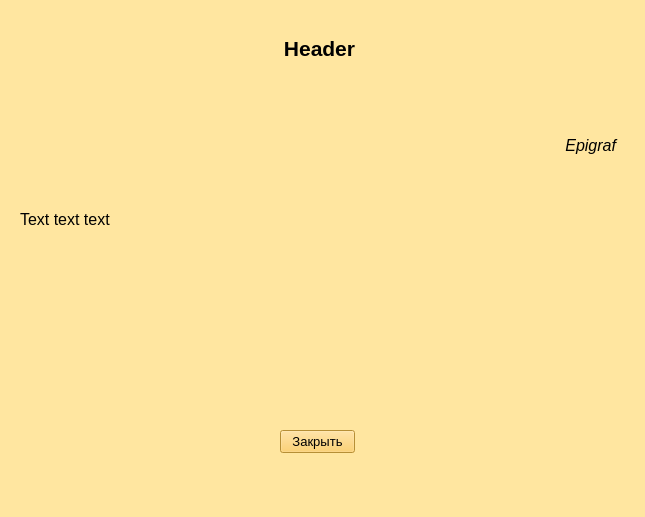
<?xml version="1.0" encoding="UTF-8"?>
<ui version="4.0">
 <class>RulesWindow</class>
 <widget class="QMainWindow" name="RulesWindow">
  <property name="geometry">
   <rect>
    <x>0</x>
    <y>0</y>
    <width>645</width>
    <height>517</height>
   </rect>
  </property>
  <property name="windowTitle">
   <string>Help</string>
  </property>
  <property name="styleSheet">
   <string notr="true">background-color: rgb(255, 230, 160);</string>
  </property>
  <widget class="QWidget" name="centralwidget">
   <widget class="QLabel" name="header_label">
    <property name="geometry">
     <rect>
      <x>14</x>
      <y>28</y>
      <width>611</width>
      <height>41</height>
     </rect>
    </property>
    <property name="font">
     <font>
      <pointsize>16</pointsize>
      <weight>75</weight>
      <bold>true</bold>
     </font>
    </property>
    <property name="text">
     <string>Header</string>
    </property>
    <property name="alignment">
     <set>Qt::AlignCenter</set>
    </property>
   </widget>
   <widget class="QPushButton" name="close_button">
    <property name="geometry">
     <rect>
      <x>280</x>
      <y>430</y>
      <width>75</width>
      <height>23</height>
     </rect>
    </property>
    <property name="font">
     <font>
      <pointsize>10</pointsize>
     </font>
    </property>
    <property name="styleSheet">
     <string notr="true">background-color: rgb(255, 200, 75);</string>
    </property>
    <property name="text">
     <string>Закрыть</string>
    </property>
   </widget>
   <widget class="QLabel" name="epigraf_label">
    <property name="geometry">
     <rect>
      <x>350</x>
      <y>100</y>
      <width>271</width>
      <height>91</height>
     </rect>
    </property>
    <property name="font">
     <font>
      <pointsize>12</pointsize>
      <italic>true</italic>
     </font>
    </property>
    <property name="text">
     <string>Epigraf</string>
    </property>
    <property name="alignment">
     <set>Qt::AlignRight|Qt::AlignTrailing|Qt::AlignVCenter</set>
    </property>
    <property name="wordWrap">
     <bool>true</bool>
    </property>
    <property name="margin">
     <number>5</number>
    </property>
    <property name="indent">
     <number>5</number>
    </property>
   </widget>
   <widget class="QLabel" name="text_label">
    <property name="geometry">
     <rect>
      <x>20</x>
      <y>210</y>
      <width>601</width>
      <height>181</height>
     </rect>
    </property>
    <property name="font">
     <font>
      <pointsize>12</pointsize>
     </font>
    </property>
    <property name="text">
     <string>Text text text</string>
    </property>
    <property name="alignment">
     <set>Qt::AlignJustify|Qt::AlignTop</set>
    </property>
    <property name="wordWrap">
     <bool>true</bool>
    </property>
    <property name="margin">
     <number>5</number>
    </property>
   </widget>
  </widget>
 </widget>
 <resources/>
 <connections>
  <connection>
   <sender>close_button</sender>
   <signal>clicked()</signal>
   <receiver>RulesWindow</receiver>
   <slot>close()</slot>
   <hints>
    <hint type="sourcelabel">
     <x>311</x>
     <y>530</y>
    </hint>
    <hint type="destinationlabel">
     <x>322</x>
     <y>293</y>
    </hint>
   </hints>
  </connection>
 </connections>
</ui>
